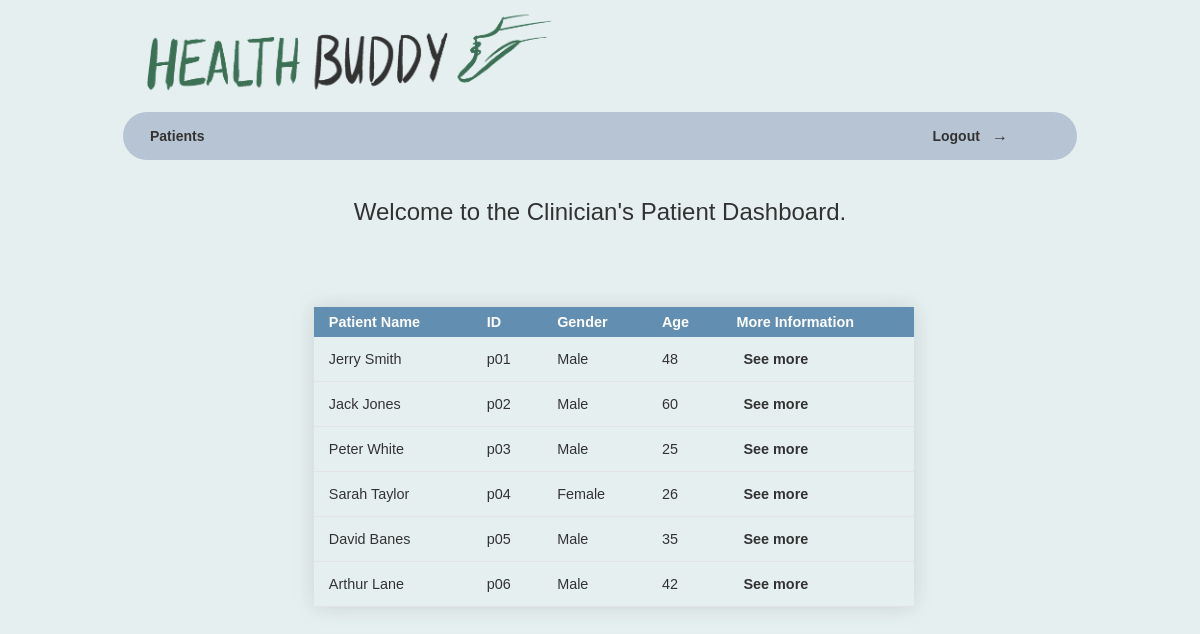
The app's page /admin.php with its own data.
### tables this page shows
CREATE TABLE `GeneralData` (
  `id` text,
  `age` text,
  `firstName` text,
  `surname` text,
  `height` text,
  `gender` text,
  `A or B person` text,
  `maxHeartRate` text,
  `date` text,
  `minutes` text,
  `stride walk` text,
  `stride run` text
);

### admin.php (the view, shortened to what this page needs)
<!DOCTYPE html>
<?php
include "config.php";
?>
<html>
<head><link href="css/admin.css" type = "text/css" rel="stylesheet">
</head>
<body>
	<header>
    <img src="images/siteName.png" width="450" height="100"/>
	</header>
	<nav>
		<a href="admin.php">Patients</a>
		<a href="login.php" class = 'logout'>Logout</a>&#x2192;
	</nav>
	<br>
	        <h2> Welcome to the Clinician's Patient Dashboard.</h2>
<br>
<br>
			<?php
				$query = "SELECT * FROM GeneralData";
				mysqli_query($db, $query) or die('Error querying database.');
				$result = mysqli_query($db, $query);
	 		?>
<section class = 'patients'>
<table class="styled-table" id='report'>
    <thead>
        <tr>
            <th>Patient Name</th>
            <th>ID</th>
            <th>Gender</th>
            <th>Age</th>
            <th>More Information</th>
        </tr>
    </thead>
    <tbody>
				<?php
				foreach ($result as $names) {
				        echo'<tr><td>' . $names['firstName'] . ' ' . $names['surname'] . '</td>';
            			echo '<td>' . $names['id'] . '</td>';
            			echo '<td>' . $names['gender'] . '</td>';
            			echo '<td>' . $names['age'] . '</td>';
            			echo '<td><h4 class "more">See more</h4></td></tr>';
				} ?>
    </tbody>
</table>
</body>
</html>

### css/admin.css (style rules this page uses)
html { background-color: #dfeced; opacity: 0.8; background-image: linear-gradient(#a5b6c9 0.4px, transparent 0.4px), linear-gradient(to right, #a5b6c9 0.4px, #dfeced 0.4px); background-size: 8px 8px; max-width: 970px; margin: auto; }
body { height: 1000px; overflow:auto; }
nav { background-color: #A5B6C9; overflow: auto; padding: 15px; border-radius: 30px; }
a { padding: 12px; color: black; font-size: 14px; text-decoration: none; font-weight: bold; font-family: "arial"; }
h2 { font-family: 'arial'; font-weight: normal; text-align: center; }
.styled-table { border-collapse: collapse; margin: 25px 0; font-size: 0.9em; font-family: sans-serif; min-width: 600px; box-shadow: 0 0 20px rgba(0, 0, 0, 0.15); }
.styled-table thead tr { background-color: #3B749E; color: #ffffff; text-align: left; }
.styled-table th, .styled-table td { padding: 12px 15px; }
.styled-table tbody tr { border-bottom: 1px solid #dddddd; }
.patients { margin-left: auto; margin-right: auto; width: 60%; }
.logout { text-align: right; margin-left: 700px; }
#report { border-collapse:collapse; }
#report h4 { margin:0px; padding:7px; }
#report th { url(header_bkg.png) repeat-x scroll center left; padding:7px 15px; text-align:left; }
#report td { none repeat-x scroll center left; padding:7px 15px; }
#report tr.odd td { cursor:pointer; }

### records on screen
generaldata: firstName "Jerry", surname "Smith", id "p01", gender "Male", age "48"
generaldata: firstName "Jack", surname "Jones", id "p02", gender "Male", age "60"
generaldata: firstName "Peter", surname "White", id "p03", gender "Male", age "25"
generaldata: firstName "Sarah", surname "Taylor", id "p04", gender "Female", age "26"
generaldata: firstName "David", surname "Banes", id "p05", gender "Male", age "35"
generaldata: firstName "Arthur", surname "Lane", id "p06", gender "Male", age "42"
